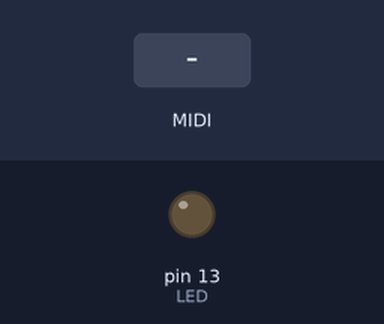
The sketch below on a simulated Arduino Uno, built with avr-gcc and run on an emulated ATmega328P. Parts: output pins drawn as LEDs (lit = HIGH). The inputs (shaded band) are chosen by the test bench. MIDI output is not drawn.

Above: at 1.2 s.
1.3 s: MIDI note 36 received
At 1.9 s:
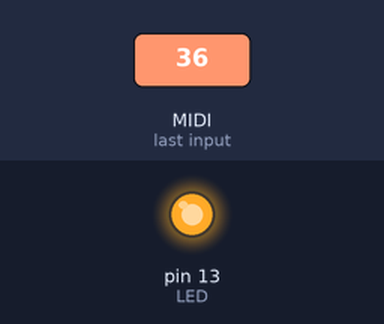
Timing chart, 0 to 4.3 s (numbered marks = the images above; inputs shaded):
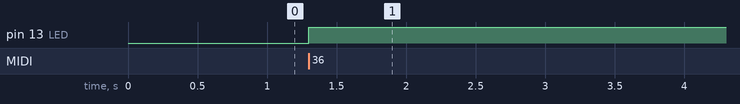

Measured:
- after the input at 1.3 s, pin 13 (LED): LOW → HIGH at once

The sketch:

vs_chro_length.ino
```cpp
/*
 * MIDI IN : DIN
 * MIDI OUT : DIN
 *
 * Translates notes to volca sample pitches (chromatic play)
 *  => monophonic
 *
 * Only sends note on on first key, others change pitch on current channel
 *
 * PC : changes channel
 * Modulation (CC:1) : changes sample length
 */
#include <MIDI.h>

MIDI_CREATE_DEFAULT_INSTANCE();

#define LED 13

#ifndef MIN
#define MIN(a,b) ( (a) > (b) ? (b) : (a) )
#endif
#ifndef MAX
#define MAX(a,b) ( (a) < (b) ? (b) : (a) )
#endif

//Note: Midi CC value 64 = Speed value 0
const int vSpeedValue[] = { //Pitches (speed) for each note
0,  0,  0,  0,  0,  0,  0,  0,  0,  0,  0,  0,  0,  0,  0,  0,  0,  0,  0,  0,  0,  0,  0,  0,  0,  0,  0,  0,  0,  0,  0,  0,  0,  0,  0,  0,  19,  20,  21,  22,  23,  24,  25,
26, 27, 28, 29, 30, 32, 34, 37, 40, 43, 45, 48, 51, 53, 56, 59, 61, 64, 67, 69, 72, 75, 78, 80, 83, 85, 88, 91, 93, 96, 97, 99, 100, 102, 103, 104, 106, 107, 108, 109, 111, 112
};

byte base_chan = 1;
byte notes = 0;


void handleNoteOn(byte channel, byte pitch, byte velocity)
{
  MIDI.sendControlChange(43, vSpeedValue[pitch], base_chan);

  if (notes == 0) {
    MIDI.sendNoteOn(0, velocity, base_chan);
    digitalWrite(LED, HIGH);
  }

  notes ++;
}

void handleNoteOff(byte channel, byte pitch, byte velocity)
{
  if (--notes < 0) {
    digitalWrite(LED, LOW);
    notes = 0;
  }
}

void handleControlChange(byte channel, byte number, byte value)
{
  switch (number) {
    case 1 : // mod
      //MIDI.sendControlChange(43, MIN((value * 127) / 99, 127), base_chan);
      MIDI.sendControlChange(40, MAX(value - 4, 0), base_chan);
      break;
  }
}


void handleProgramChange(byte channel, byte number)
{
  base_chan = number % 10 + 1;
}

void setup()
{
    pinMode(LED, OUTPUT);

    MIDI.turnThruOff();

    MIDI.setHandleNoteOn(handleNoteOn);
    MIDI.setHandleNoteOff(handleNoteOff);
    MIDI.setHandleControlChange(handleControlChange);
    MIDI.setHandleProgramChange(handleProgramChange);

    MIDI.begin(MIDI_CHANNEL_OMNI);

    MIDI.turnThruOff();

}

void loop()
{
    MIDI.read();
}
```
